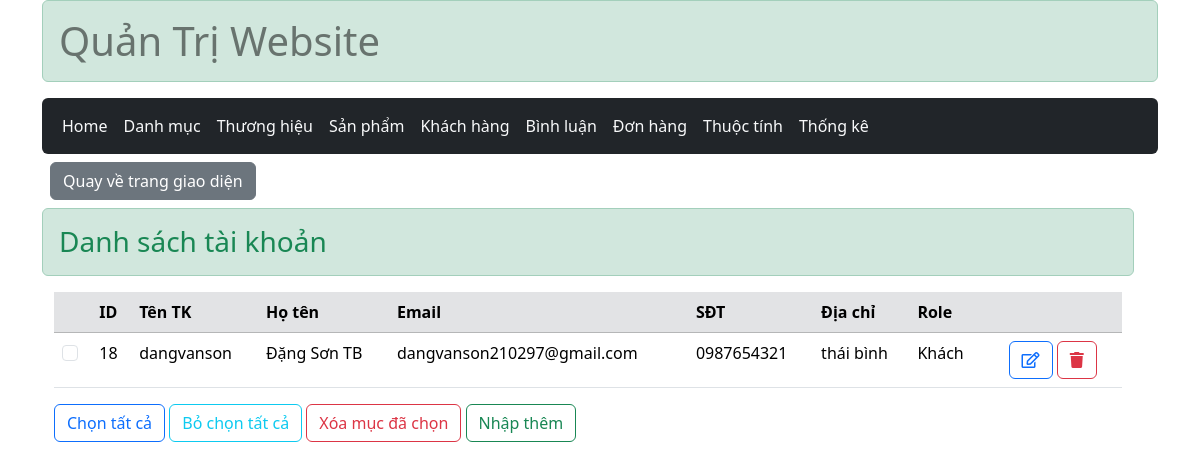
The page /admin/index.php?act=list_user on the database its author committed.
### tables this page shows
CREATE TABLE `user` (
  `user_id` int(11) NOT NULL,
  `user_name` varchar(50) NOT NULL,
  `password` int(11) NOT NULL,
  `fullname` varchar(50) NOT NULL,
  `email` varchar(50) NOT NULL,
  `phone` varchar(11) NOT NULL,
  `address` varchar(50) NOT NULL,
  `role` tinyint(1) DEFAULT 0,
  `create_at` varchar(50) NOT NULL
);

### controller/ControllerAdmin/UserControl.php (called while the page is built, shortened)
<?php
function list_user(){
    $list_user = user_select_all();
    include "user/list_user.php";
}

### model/pdo.php (called while the page is built, shortened)
<?php
    function pdo_get_connection(){
        $servername = "localhost";
        $username = "root";
        $password = "";
        try {
            $conn = new PDO("mysql:host=$servername;dbname=duan1", $username, $password);
            $conn->setAttribute(PDO::ATTR_ERRMODE, PDO::ERRMODE_EXCEPTION);
            return $conn;
        } catch(PDOException $e) {
            echo "Lỗi kết nối : " . $e->getMessage();
        }
    }
    function pdo_query($sql){
        $sql_args = array_slice(func_get_args(),1);
        try{
            $conn = pdo_get_connection();
            $stmt = $conn ->prepare($sql);
            $stmt -> execute($sql_args);
            $rows = $stmt -> fetchAll();
            return $rows;
        }
        catch(PDOException $e){
            throw $e;
        }
        finally{
            unset($conn);
        }
    }
?>

### model/user.php (called while the page is built, shortened)
<?php
function user_select_all(){
    $sql = "SELECT * FROM user";
    return pdo_query($sql);
}

### admin/user/list_user.php (the view, shortened to what this page needs)
<main class="container-fluid row">
        <h3 class="alert alert-success text-success"> Danh sách tài khoản</h3>
        <form action="index.php?act=delete_user_by_checkbox" method="post">
            <table class="table table-hover">
                <thead  class="table-secondary" >
                    <tr>
                        <th></th>
                        <th>ID </th>
                        <th>Tên TK</th>
                        <th>Họ tên</th>
                        <th>Email</th>
                        <th>SĐT</th>
                        <th>Địa chỉ</th>
                        <th>Role</th>
                        <th></th>
                        <th></th>
                    </tr>
                </thead>
                <tbody>
                    <?php foreach($list_user as $user) : extract($user); ?>
                    <tr>
                        <td><input class="form-check-input" name="users_id[]"  value="<?= $user_id ?>" type="checkbox"></td>
                        <td><?=$user_id ?></td>
                        <td><?=$user_name  ?></td>
                        <td><?=$fullname ?> </td>
                        <td><?=$email  ?> </td>
                        <td><?=$phone ?></td>
                        <td><?=$address ?></td>
                        <td><?=$role == 1 ? 'Admin' : 'Khách' ?></td>
                        <td></td>
                        <td>
                            <a href="index.php?act=edit_user&user_id=<?=$user_id ?>" class="btn btn-outline-primary fw-medium "><i class="far fa-edit"></i></a>
                            <a href="index.php?act=delete_user&user_id=<?=$user_id ?>" class="btn btn-outline-danger fw-medium" onclick="return confirm('Xác nhận xóa')"><i class="fas fa-trash"></i></a>
                        </td>
                    </tr>
                    <?php endforeach ?>
                </tbody>
            </table>
            <div class="form-group">
                <button name=""  id="btnclick" class="btn btn-outline-primary fw-medium">Chọn tất cả</button>
                <button type="reset"  class="btn btn-outline-info fw-medium">Bỏ chọn tất cả</button>
                <input type="submit" name="delete_btn"  class="btn btn-outline-danger fw-medium" value="Xóa mục đã chọn">
                <a href="index.php?act=add_user"  class="btn btn-outline-success fw-medium">Nhập thêm</a>
            </div>
        </form>
</main>

### rows shown on the page
user: user_id "18", user_name "dangvanson", fullname "Đặng Sơn TB", email "dangvanson210297@gmail.com", phone "0987654321", address "thái bình", role "Khách"
